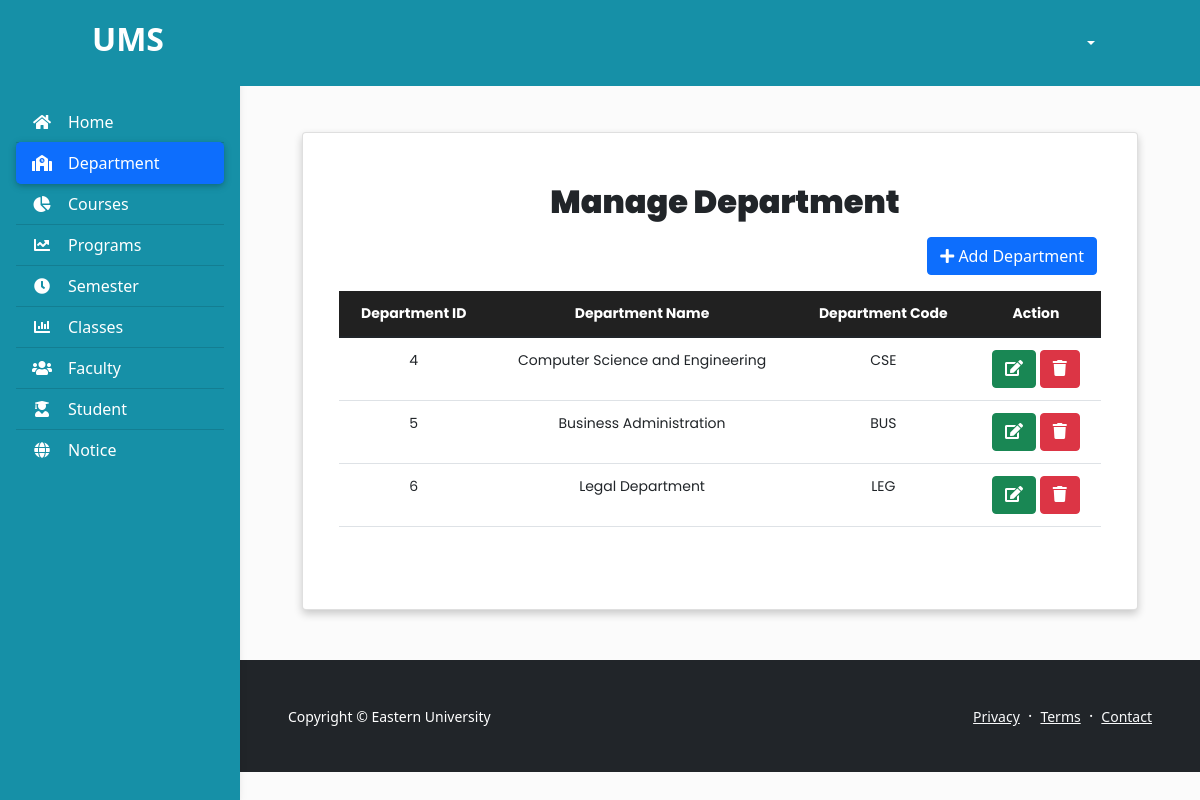
The page /department.php on the database its author committed.
### tables this page shows
CREATE TABLE `department` (
  `dep_id` int(11) NOT NULL,
  `dep_name` varchar(100) NOT NULL,
  `dep_code` varchar(100) NOT NULL
);

### department.php (the view, shortened to what this page needs)
<?php
include_once("./database/config.php");
$username = $_SESSION['username'];
?>
<!DOCTYPE html>
<html lang="en">
<head>
    <link href="https://cdn.jsdelivr.net/npm/bootstrap@5.1.3/dist/css/bootstrap.min.css" rel="stylesheet"
>
    <link rel="stylesheet" href="https://pro.fontawesome.com/releases/v5.10.0/css/all.css"
 />
    <link rel="stylesheet" type="text/css" href="./includes/nav.css">
    <link rel="stylesheet" type="text/css" href="./includes/table.css">
</head>
<body>
    <header>
        <nav id="sidebarMenu" class="collapse d-lg-block sidebar collapse" style="background:#1690A7; margin-top:20px">
            <div class="position-sticky">
                <div class="list-group list-group-flush mx-3 mt-4">
                    <a href="admin_dash.php" class="list-group-item list-group-item-action py-2 "
                        style="background:#1690A7; Color:white;"aria-current="true" style="Color:white;">
                        <i class="fas fa-home fa-fw me-3"></i><span>Home</span></a>
                    <a href="department.php" class="list-group-item list-group-item-action py-2 bg-primary active"
                        style="background:#1690A7; Color:white;">
                        <i class="fas fa-school fa-fw me-3"></i><span>Department</span></a>
                    <a href="course.php" class="list-group-item list-group-item-action py-2 "
                        style="background:#1690A7; Color:white;"><i
                            class="fas fa-chart-pie fa-fw me-3"></i><span>Courses</span></a>
                    <a href="program.php" class="list-group-item list-group-item-action py-2 "
                        style="background:#1690A7; Color:white;"><i
                            class="fas fa-chart-line fa-fw me-3"></i><span>Programs</span></a>
                    <a href="semester.php" class="list-group-item list-group-item-action py-2 "
                        style="background:#1690A7; Color:white;">
                        <i class="fas fa-clock fa-fw me-3"></i><span>Semester</span></a>
                    <a href="class.php" class="list-group-item list-group-item-action py-2 "
                        style="background:#1690A7; Color:white;"><i
                            class="fas fa-chart-bar fa-fw me-3"></i><span>Classes</span></a>
                    <a href="faculty.php" class="list-group-item list-group-item-action py-2 "
                        style="background:#1690A7; Color:white;"><i
                            class="fas fa-users fa-fw me-3"></i><span>Faculty</span></a>
                    <a href="student.php" class="list-group-item list-group-item-action py-2 "
                        style="background:#1690A7; Color:white;"><i
                            class="fas fa-user-graduate fa-fw me-3"></i><span>Student</span></a>
                    <a href="notice.php" class="list-group-item list-group-item-action py-2 "
                        style="background:#1690A7; Color:white;"><i
                            class="fas fa-globe fa-fw me-3"></i><span>Notice</span></a>
                </div>
            </div>
        </nav>
        <nav id="main-navbar" class="navbar navbar-expand-lg navbar-light fixed-top"
            style="background:#1690A7; padding:15px 80px">
            <div class="container-fluid">
                <a class="navbar-brand" href="admin_dash.php">
                    <h2 style="color:white; font-weight:600;">UMS</h2>
                </a>
                <div class="dropdown">
                    <a class="btn dropdown-toggle" href="#" style="color:white; font-weight:500" role="button"
                        id="dropdownMenuLink" data-bs-toggle="dropdown" aria-expanded="false">
                        <span style="padding-left:10px"><?php echo $username?></span>
                    </a>
                </div>
            </div>
        </nav>
    </header>
    <main style="margin-top: 58px;">
        <div class="container pt-4" style="padding-left:50px; padding-right:50px;">
            <div style="padding: 50px 0;">
                <div class="container">
                    <div class="row">
                            <div class="col-md-12">
                                <div class="card mx-auto" style="text-align:center;padding:50px 20px;box-shadow: 0 4px 8px 0 rgba(0, 0, 0, 0.2); ">
                                    <div class="card-title">
                                        <h2 style="padding-left:10px; font-weight:1000">Manage Department</h2>
                                    </div>
                                    <div class="d-flex justify-content-end" style="padding-right:20px;">
                                    <a href="department_add.php" class="btn btn-primary"><i class="fa fa-plus"></i> Add Department</a>
                                    </div>
                                    <div class="card-body" id="card-body">
                                        <table class="table">
                                            <thead>
                                                <th>Department ID</th>
                                                <th>Department Name</th>
                                                <th>Department Code</th>
                                                <th>Action</th>
                                            </thead>
                                            <tbody >
                                            <?php
                                            $sql = "SELECT * FROM department";
                                            $result = mysqli_query($conn, $sql);
                                            if($result){
                                                while($row=mysqli_fetch_assoc($result)){
                                                    $dep_id=$row['dep_id'];
                                                    $dep_name=$row['dep_name'];
                                                    $dep_code=$row['dep_code'];
                                                    echo '<tr>
                                                    <td>'.$dep_id.'</td>
                                                    <td>'.$dep_name.'</td>
                                                    <td>'.$dep_code.'</td>
                                                    <td>
                                                    <a href="department_update.php?dep_id='.$dep_id.'" class="btn btn-success"><i class="fa fa-edit"></i></a>
                                                    <a href="department_delete.php?dep_id='.$dep_id.'" class="btn btn-danger"><i class="fa fa-trash"></i></a>
                                                    </td>
                                                    </tr>';
                                                }
                                            }
                                        ?>
                                            </tbody>
                                        </table>
                                    </div>
                                </div>
                            </div>
                    </div>
                </div>
            </div>
        </div>
        <?php include_once("./templates/footer.php");?>
    </main>
</body>
</html>

### includes/nav.css (style rules this page uses)
body { background-color: #fbfbfb; }
@media (min-width: 991.98px) { main { padding-left: 240px; } }
.sidebar { position: fixed; top: 0; bottom: 0; left: 0; padding: 58px 0 0; box-shadow: 0 2px 5px 0 rgb(0 0 0 / 5%), 0 2px 10px 0 rgb(0 0 0 / 5%); width: 240px; z-index: 600; }
.sidebar .active { border-radius: 5px; box-shadow: 0 2px 5px 0 rgb(0 0 0 / 16%), 0 2px 10px 0 rgb(0 0 0 / 12%); }

### includes/table.css (style rules this page uses)
* { box-sizing: border-box; margin:0; padding:0; }
.table { width: 100%; border-collapse: collapse; }
.table td,.table th { font-family: 'poppins'; padding:12px 15px; text-align: center; font-size:14px; }
.table th { background-color: #212121; color:#ffffff; }
.card-title { font-family: 'poppins'; display: flex; align-items: center; justify-content: center; }

### rows shown on the page
department: dep_id "4", dep_name "Computer Science and Engineering", dep_code "CSE"
department: dep_id "5", dep_name "Business Administration", dep_code "BUS"
department: dep_id "6", dep_name "Legal Department", dep_code "LEG"
